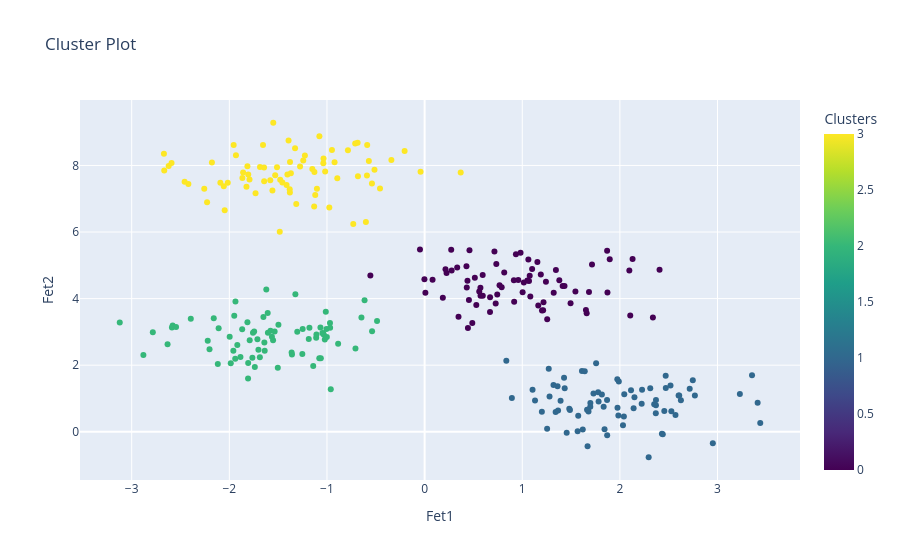

The code cell stored with this chart in its notebook:
### Code cell
fig = px.scatter(data, x='Fet1', y='Fet2', color='Clusters', title='Cluster Plot',
                labels={'Fet1:Fet1', 'Fet2:Fet2'}, color_continuous_scale = px.colors.sequential.Viridis)
fig.show()

### Figure 1 — Plotly figure (JSON) as saved in the notebook; plotly's stock layout.template omitted (floating-point values rounded to 4 significant figures; data arrays with more than 128 entries replaced by an {"elided": "..."} marker saying what was removed)
{"data": [{"hovertemplate": "Fet1=%{x}<br>Fet2=%{y}<br>Clusters=%{marker.color}<extra></extra>", "legendgroup": "", "marker": {"color": {"elided": "300 int values"}, "coloraxis": "coloraxis", "symbol": "circle"}, "mode": "markers", "name": "", "orientation": "v", "showlegend": false, "type": "scatter", "x": {"elided": "300 float values"}, "xaxis": "x", "y": {"elided": "300 float values"}, "yaxis": "y"}], "layout": {"coloraxis": {"colorbar": {"title": {"text": "Clusters"}}, "colorscale": [[0, "#440154"], [0.1111, "#482878"], [0.2222, "#3e4989"], [0.3333, "#31688e"], [0.4444, "#26828e"], [0.5556, "#1f9e89"], [0.6667, "#35b779"], [0.7778, "#6ece58"], [0.8889, "#b5de2b"], [1, "#fde725"]]}, "legend": {"tracegroupgap": 0}, "title": {"text": "Cluster Plot"}, "xaxis": {"anchor": "y", "domain": [0, 1], "title": {"text": "Fet1"}}, "yaxis": {"anchor": "x", "domain": [0, 1], "title": {"text": "Fet2"}}}}
